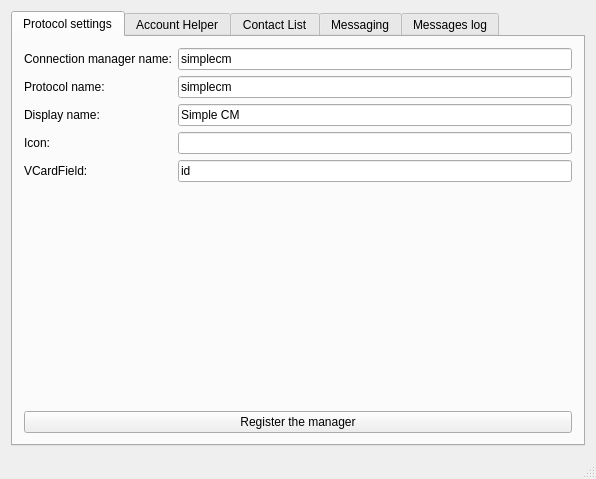
<?xml version="1.0" encoding="UTF-8"?>
<ui version="4.0">
 <class>MainWindow</class>
 <widget class="QMainWindow" name="MainWindow">
  <property name="geometry">
   <rect>
    <x>0</x>
    <y>0</y>
    <width>596</width>
    <height>479</height>
   </rect>
  </property>
  <property name="windowTitle">
   <string>MainWindow</string>
  </property>
  <widget class="QWidget" name="centralWidget">
   <layout class="QGridLayout" name="gridLayout_2">
    <item row="0" column="1">
     <widget class="QTabWidget" name="tabProtocolSettings">
      <property name="currentIndex">
       <number>0</number>
      </property>
      <widget class="QWidget" name="tab">
       <attribute name="title">
        <string>Protocol settings</string>
       </attribute>
       <layout class="QGridLayout" name="gridLayout">
        <item row="0" column="0">
         <layout class="QFormLayout" name="formLayout">
          <property name="fieldGrowthPolicy">
           <enum>QFormLayout::ExpandingFieldsGrow</enum>
          </property>
          <item row="0" column="0">
           <widget class="QLabel" name="label_6">
            <property name="text">
             <string>Connection manager name:</string>
            </property>
           </widget>
          </item>
          <item row="0" column="1">
           <widget class="QLineEdit" name="managerName">
            <property name="text">
             <string>simplecm</string>
            </property>
           </widget>
          </item>
          <item row="1" column="0">
           <widget class="QLabel" name="label_4">
            <property name="text">
             <string>Protocol name:</string>
            </property>
           </widget>
          </item>
          <item row="1" column="1">
           <widget class="QLineEdit" name="protocolName">
            <property name="text">
             <string>simplecm</string>
            </property>
           </widget>
          </item>
          <item row="2" column="0">
           <widget class="QLabel" name="label">
            <property name="text">
             <string>Display name:</string>
            </property>
           </widget>
          </item>
          <item row="2" column="1">
           <widget class="QLineEdit" name="displayNameEdit">
            <property name="text">
             <string>Simple CM</string>
            </property>
           </widget>
          </item>
          <item row="3" column="0">
           <widget class="QLabel" name="label_2">
            <property name="text">
             <string>Icon:</string>
            </property>
           </widget>
          </item>
          <item row="3" column="1">
           <widget class="QLineEdit" name="iconEdit">
            <property name="text">
             <string/>
            </property>
           </widget>
          </item>
          <item row="4" column="0">
           <widget class="QLabel" name="label_3">
            <property name="text">
             <string>VCardField:</string>
            </property>
           </widget>
          </item>
          <item row="4" column="1">
           <widget class="QLineEdit" name="vcardField">
            <property name="text">
             <string>id</string>
            </property>
           </widget>
          </item>
         </layout>
        </item>
        <item row="1" column="0">
         <widget class="QPushButton" name="registerButton">
          <property name="text">
           <string>Register the manager</string>
          </property>
          <property name="checkable">
           <bool>true</bool>
          </property>
         </widget>
        </item>
       </layout>
      </widget>
      <widget class="QWidget" name="tabAccountHelper">
       <attribute name="title">
        <string>Account Helper</string>
       </attribute>
       <layout class="QGridLayout" name="gridLayout_8">
        <item row="0" column="0" colspan="2">
         <widget class="QPlainTextEdit" name="accountsHelpText">
          <property name="readOnly">
           <bool>true</bool>
          </property>
          <property name="plainText">
           <string>Hint: To manually add an account, use commands like this:
mc-tool add simplecm/simplecm testing string:self_id=aaa
mc-tool enable simplecm/simplecm/account0</string>
          </property>
         </widget>
        </item>
       </layout>
      </widget>
      <widget class="QWidget" name="tab_3">
       <attribute name="title">
        <string>Contact List</string>
       </attribute>
       <layout class="QGridLayout" name="gridLayout_6">
        <item row="0" column="0" colspan="4">
         <widget class="QTableView" name="contactsView"/>
        </item>
        <item row="1" column="0">
         <widget class="QLabel" name="label_7">
          <property name="text">
           <string>Contact:</string>
          </property>
         </widget>
        </item>
        <item row="1" column="1">
         <widget class="QLineEdit" name="addContactNameLineEdit"/>
        </item>
        <item row="1" column="3">
         <widget class="QPushButton" name="contactListAddContact">
          <property name="text">
           <string>Add</string>
          </property>
         </widget>
        </item>
       </layout>
      </widget>
      <widget class="QWidget" name="tab_2">
       <attribute name="title">
        <string>Messaging</string>
       </attribute>
       <layout class="QGridLayout" name="gridLayout_4">
        <item row="0" column="0">
         <widget class="QSplitter" name="splitter">
          <property name="orientation">
           <enum>Qt::Vertical</enum>
          </property>
          <widget class="QPlainTextEdit" name="messagesLog">
           <property name="readOnly">
            <bool>true</bool>
           </property>
           <property name="placeholderText">
            <string>Conversation history</string>
           </property>
          </widget>
          <widget class="QWidget" name="layoutWidget">
           <layout class="QGridLayout" name="gridLayout_3">
            <item row="1" column="1">
             <widget class="QLineEdit" name="messagingSenderName"/>
            </item>
            <item row="1" column="0">
             <widget class="QLabel" name="label_5">
              <property name="text">
               <string>Sender id:</string>
              </property>
             </widget>
            </item>
            <item row="1" column="2">
             <widget class="QPushButton" name="sendMessageButton">
              <property name="text">
               <string>Send message</string>
              </property>
             </widget>
            </item>
            <item row="0" column="0" colspan="3">
             <widget class="QPlainTextEdit" name="messageEdit">
              <property name="placeholderText">
               <string>Your message (on the sender behalf)</string>
              </property>
             </widget>
            </item>
           </layout>
          </widget>
         </widget>
        </item>
       </layout>
      </widget>
      <widget class="QWidget" name="tab_4">
       <attribute name="title">
        <string>Messages log</string>
       </attribute>
       <layout class="QGridLayout" name="gridLayout_5">
        <item row="0" column="0">
         <widget class="QPlainTextEdit" name="allMessagesLog">
          <property name="readOnly">
           <bool>true</bool>
          </property>
          <property name="placeholderText">
           <string>Global messaging log</string>
          </property>
         </widget>
        </item>
       </layout>
      </widget>
     </widget>
    </item>
   </layout>
  </widget>
  <widget class="QMenuBar" name="menuBar">
   <property name="geometry">
    <rect>
     <x>0</x>
     <y>0</y>
     <width>596</width>
     <height>22</height>
    </rect>
   </property>
  </widget>
  <widget class="QStatusBar" name="statusBar"/>
 </widget>
 <layoutdefault spacing="6" margin="11"/>
 <resources/>
 <connections>
  <connection>
   <sender>messagingSenderName</sender>
   <signal>textChanged(QString)</signal>
   <receiver>messagesLog</receiver>
   <slot>clear()</slot>
   <hints>
    <hint type="sourcelabel">
     <x>201</x>
     <y>424</y>
    </hint>
    <hint type="destinationlabel">
     <x>207</x>
     <y>130</y>
    </hint>
   </hints>
  </connection>
  <connection>
   <sender>addContactNameLineEdit</sender>
   <signal>returnPressed()</signal>
   <receiver>contactListAddContact</receiver>
   <slot>click()</slot>
   <hints>
    <hint type="sourcelabel">
     <x>459</x>
     <y>426</y>
    </hint>
    <hint type="destinationlabel">
     <x>523</x>
     <y>424</y>
    </hint>
   </hints>
  </connection>
 </connections>
</ui>
